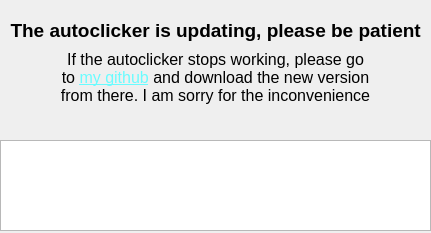
<?xml version="1.0" encoding="UTF-8"?>
<ui version="4.0">
 <class>BlurAutoClickerUpdater</class>
 <widget class="QWidget" name="BlurAutoClickerUpdater">
  <property name="geometry">
   <rect>
    <x>0</x>
    <y>0</y>
    <width>431</width>
    <height>233</height>
   </rect>
  </property>
  <property name="windowTitle">
   <string>BlurAutoClicker Updater</string>
  </property>
  <widget class="QTextEdit" name="ConsoleBox">
   <property name="geometry">
    <rect>
     <x>0</x>
     <y>140</y>
     <width>431</width>
     <height>91</height>
    </rect>
   </property>
   <property name="undoRedoEnabled">
    <bool>false</bool>
   </property>
   <property name="readOnly">
    <bool>true</bool>
   </property>
   <property name="markdown">
    <string/>
   </property>
   <property name="html">
    <string>&lt;!DOCTYPE HTML PUBLIC &quot;-//W3C//DTD HTML 4.0//EN&quot; &quot;http://www.w3.org/TR/REC-html40/strict.dtd&quot;&gt;
&lt;html&gt;&lt;head&gt;&lt;meta name=&quot;qrichtext&quot; content=&quot;1&quot; /&gt;&lt;meta charset=&quot;utf-8&quot; /&gt;&lt;style type=&quot;text/css&quot;&gt;
p, li { white-space: pre-wrap; }
hr { height: 1px; border-width: 0; }
li.unchecked::marker { content: &quot;\2610&quot;; }
li.checked::marker { content: &quot;\2612&quot;; }
&lt;/style&gt;&lt;/head&gt;&lt;body style=&quot; font-family:'Segoe UI'; font-size:9pt; font-weight:400; font-style:normal;&quot;&gt;
&lt;p style=&quot;-qt-paragraph-type:empty; margin-top:0px; margin-bottom:0px; margin-left:0px; margin-right:0px; -qt-block-indent:0; text-indent:0px;&quot;&gt;&lt;br /&gt;&lt;/p&gt;&lt;/body&gt;&lt;/html&gt;</string>
   </property>
  </widget>
  <widget class="QLabel" name="label">
   <property name="geometry">
    <rect>
     <x>10</x>
     <y>10</y>
     <width>411</width>
     <height>41</height>
    </rect>
   </property>
   <property name="text">
    <string>&lt;html&gt;&lt;head/&gt;&lt;body&gt;&lt;p align=&quot;center&quot;&gt;&lt;span style=&quot; font-size:14pt; font-weight:700;&quot;&gt;The autoclicker is updating, please be patient&lt;/span&gt;&lt;/p&gt;&lt;/body&gt;&lt;/html&gt;</string>
   </property>
   <property name="alignment">
    <set>Qt::AlignmentFlag::AlignCenter</set>
   </property>
  </widget>
  <widget class="QLabel" name="label_2">
   <property name="geometry">
    <rect>
     <x>60</x>
     <y>50</y>
     <width>311</width>
     <height>71</height>
    </rect>
   </property>
   <property name="text">
    <string>&lt;html&gt;&lt;head/&gt;&lt;body&gt;&lt;p&gt;&lt;span style=&quot; font-size:12pt;&quot;&gt;If the autoclicker stops working, please go to &lt;/span&gt;&lt;a href=&quot;https://github.com/Blur009/Blur-AutoClicker/releases&quot;&gt;&lt;span style=&quot; font-size:12pt; text-decoration: underline; color:#69fcff;&quot;&gt;my github&lt;/span&gt;&lt;/a&gt;&lt;span style=&quot; font-size:12pt;&quot;&gt; and download the new version from there. I am sorry for the inconvenience&lt;/span&gt;&lt;/p&gt;&lt;/body&gt;&lt;/html&gt;</string>
   </property>
   <property name="textFormat">
    <enum>Qt::TextFormat::MarkdownText</enum>
   </property>
   <property name="alignment">
    <set>Qt::AlignmentFlag::AlignHCenter|Qt::AlignmentFlag::AlignTop</set>
   </property>
   <property name="wordWrap">
    <bool>true</bool>
   </property>
  </widget>
 </widget>
 <resources/>
 <connections/>
</ui>
